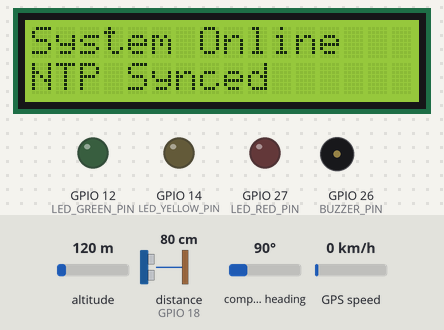
A program run on a simulated ESP32. Shown: 16×2 character LCD, output pins drawn as LEDs (lit = HIGH), buzzer (waves = sounding, pin HIGH). Wiring (inferred from the names in the program): ultrasonic range finder: trigger GPIO 5; echo GPIO 18. The test bench sets the inputs (shaded band); at power-on: distance to the obstacle (sensor on GPIO 18) 80 cm, altitude 120 m, compass heading 90°, GPS speed 0 km/h. The echo pulse lasts 58.3 µs per cm; WiFi joins after 1.5 s; servers stay silent unless stated; uploads are accepted with an empty reply; the local clock reads 2024-03-15 10:24:30 at power-on unless the program sets it; storage starts empty; the GPS gets a fix after 3 s at 37.7749, -122.4194 with 8 satellites; pins used as bus, display or sensor lines are not drawn; what the program prints to the serial monitor is not drawn.

Above: at 2.6 s.
At 5.7 s:
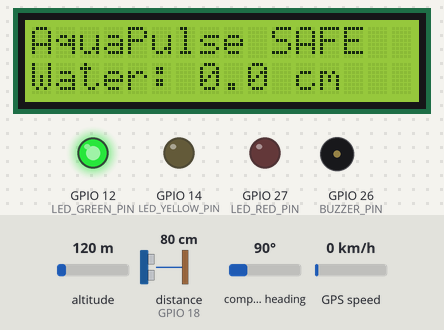
5.8 s: distance to the obstacle (sensor on GPIO 18) set to 22 cm
7.4 s: distance to the obstacle (sensor on GPIO 18) set to 18 cm
At 8.6 s:
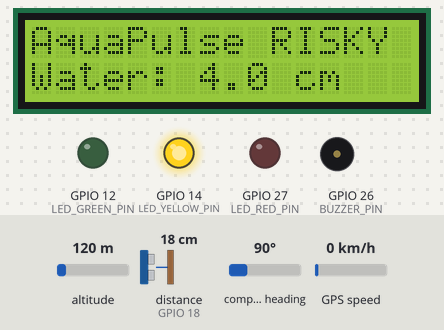
8.9 s: distance to the obstacle (sensor on GPIO 18) set to 14 cm
At 10.2 s:
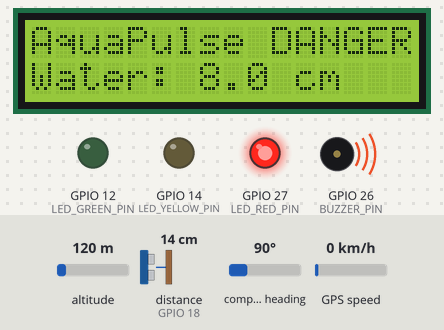
16.7 s: distance to the obstacle (sensor on GPIO 18) set to 35 cm
At 17.8 s:
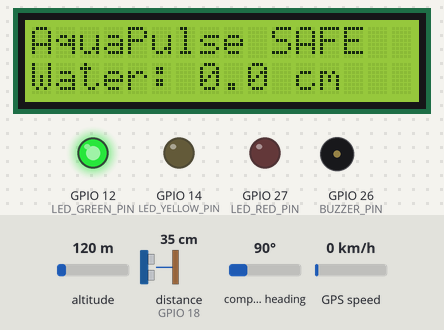
Timing chart, 0 to 19.7 s (numbered marks = the images above; inputs shaded):
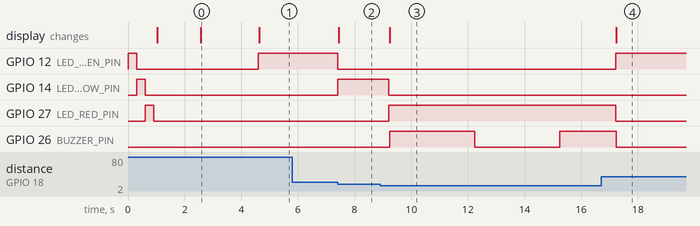

The program:

main.cpp
```cpp
#include <Arduino.h>
#include <esp_task_wdt.h>

#include "config.h"
#include "sensor.h"
#include "led.h"
#include "buzzer.h"
#include "gps.h"
#include "lcd.h"
#include "wifi_manager.h"
#include "api.h"

// Objects
UltrasonicSensor sensor(US_TRIG_PIN, US_ECHO_PIN);
LedController ledCtrl(LED_GREEN_PIN, LED_YELLOW_PIN, LED_RED_PIN);
BuzzerController buzzerCtrl(BUZZER_PIN);
GpsController gpsCtrl(GPS_RX_PIN, GPS_TX_PIN, GPS_BAUDRATE);
LcdController lcdCtrl(0x27);
WifiManager wifiMgr(WIFI_SSID, WIFI_PASSWORD);
ApiClient apiClient(API_BASE_URL, DEVICE_API_KEY);

// State Variables
float waterLevelCm = 0.0;
AlertStatus currentStatus = STATUS_UNKNOWN;
String detectedObject = "None";
unsigned long lastSensorReadTime = 0;
unsigned long lastApiUploadTime = 0;

// Function declarations
AlertStatus evaluateStatusByDistance(float distCm);
void processSerialCamInput();

void setup() {
    Serial.begin(115200);
    Serial.println("\n[SYSTEM] Starting Smart Water Logging Node...");

    // Initialize Watchdog
    esp_task_wdt_init(WATCHDOG_TIMEOUT_S, true);
    esp_task_wdt_add(NULL); // Add current thread to watchdog monitoring

    // Initialize modules
    ledCtrl.begin();
    ledCtrl.selfTest();

    buzzerCtrl.begin();
    sensor.begin();
    gpsCtrl.begin();
    lcdCtrl.begin();
    apiClient.begin();

    // WiFi Setup
    lcdCtrl.showMessage("WiFi Connecting", WIFI_SSID);
    if (wifiMgr.begin()) {
        lcdCtrl.showMessage("System Online", "NTP Synced");
    } else {
        lcdCtrl.showMessage("WiFi Failed", "Offline Mode");
    }
    delay(2000);
}

void loop() {
    // Feed the watchdog
    esp_task_wdt_reset();

    // Update GPS parser
    gpsCtrl.update();

    // Check WiFi reconnection
    wifiMgr.loop();

    // Process serial data from ESP32-CAM if connected
    processSerialCamInput();

    unsigned long now = millis();

    // 1. Measure water level every 1 second
    if (now - lastSensorReadTime >= SENSOR_READ_INTERVAL) {
        lastSensorReadTime = now;

        float dist = sensor.readDistanceCm();
        if (dist >= 0) {
            // Base mounting height of ultrasonic sensor: 22.0cm
            float sensorHeight = SENSOR_BASE_HEIGHT_CM;
            waterLevelCm = sensorHeight - dist;
            if (waterLevelCm < 0) waterLevelCm = 0.0; // clamp to 0

            currentStatus = evaluateStatusByDistance(dist);
        } else {
            currentStatus = STATUS_UNKNOWN;
        }

        // Update indicators & sync LCD immediately on every 200ms sensor read
        ledCtrl.setStatus(currentStatus);
        lcdCtrl.updateData(waterLevelCm, currentStatus, 0.0, 0.0, detectedObject, wifiMgr.getRSSI());
    }

    // Update buzzer siren (pulsing in Danger)
    buzzerCtrl.update(currentStatus == STATUS_DANGER);

    // 2. Upload telemetry continuously (every 5 seconds)
    if (now - lastApiUploadTime >= API_UPLOAD_INTERVAL) {
        lastApiUploadTime = now;

        GpsData gpsData = gpsCtrl.getData();

        // Prepare report
        TelemetryReport report;
        report.deviceId = DEVICE_ID;
        report.waterLevelCm = waterLevelCm;

        if (currentStatus == STATUS_SAFE) report.status = "SAFE";
        else if (currentStatus == STATUS_RISKY) report.status = "RISKY";
        else if (currentStatus == STATUS_DANGER) report.status = "DANGER";
        else report.status = "UNKNOWN";

        report.wifiRssi = wifiMgr.getRSSI();
        report.gpsSpeed = gpsData.speedKmph;
        report.latitude = gpsData.latitude;
        report.longitude = gpsData.longitude;

        // Perform uploads
        apiClient.sendTelemetry(report);

        if (gpsData.isValid) {
            apiClient.sendLocation(DEVICE_ID, gpsData.latitude, gpsData.longitude, gpsData.speedKmph);
        }

        // Check and upload SPIFFS cache
        apiClient.uploadOfflineCache();

        // Sync LCD Cache values
        lcdCtrl.updateData(
            waterLevelCm,
            currentStatus,
            gpsData.latitude,
            gpsData.longitude,
            detectedObject,
            wifiMgr.getRSSI()
        );
    }

    // 3. LCD screen rotation & rendering (every 5s internally)
    lcdCtrl.loop();
}

AlertStatus evaluateStatusByDistance(float distCm) {
    if (distCm < 0) return STATUS_UNKNOWN;
    // Sensor distance <= 17.0cm = DANGER
    if (distCm <= SENSOR_DIST_DANGER_CM) return STATUS_DANGER;
    // Sensor distance <= 20.0cm (17cm to 20cm range) = RISKY
    if (distCm <= SENSOR_DIST_RISKY_CM) return STATUS_RISKY;
    // Sensor distance > 20.0cm (up to 22.0cm base height) = SAFE
    return STATUS_SAFE;
}

void processSerialCamInput() {
    // Check if ESP32-CAM sent object data over Serial interface.
    // Format: CAM:object_name:confidence (e.g. CAM:car:0.94)
    if (Serial.available() > 0) {
        String data = Serial.readStringUntil('\n');
        data.trim();
        if (data.startsWith("CAM:")) {
            int firstColon = data.indexOf(':', 4);
            if (firstColon != -1) {
                String obj = data.substring(4, firstColon);
                String conf = data.substring(firstColon + 1);
                float confidence = conf.toFloat() * 100.0;
                detectedObject = obj + " " + String(confidence, 0) + "%";
                Serial.printf("[CAM UPDATE] Detected: %s\n", detectedObject.c_str());
            }
        }
    }
}
```

api.h
```cpp
#ifndef API_H
#define API_H

#include <Arduino.h>
#include <HTTPClient.h>
#include <ArduinoJson.h>
#include "SPIFFS.h"

struct TelemetryReport {
    String deviceId;
    float waterLevelCm;
    String status;
    int wifiRssi;
    float gpsSpeed;
    double latitude;
    double longitude;
};

class ApiClient {
private:
    String baseUrl;
    String apiKey;
    bool spiffsActive;
    const char* cacheFilePath;

public:
    /**
     * Constructor for Web Backend REST API client.
     */
    ApiClient(String url, String key);

    /**
     * Initializes file system storage for offline cache.
     */
    void begin();

    /**
     * Uploads telemetry reading. If connection fails, caches to flash.
     * @param report Telemetry details.
     */
    bool sendTelemetry(TelemetryReport report);

    /**
     * Uploads GPS location logs.
     */
    bool sendLocation(String deviceId, double lat, double lng, float speed);

    /**
     * Uploads any data stored offline during network outages.
     * Call this inside main loop when internet is verified.
     */
    void uploadOfflineCache();

private:
    /**
     * Saves telemetry data locally when offline.
     */
    void cacheOffline(TelemetryReport report);
};

#endif // API_H
```

buzzer.h
```cpp
#ifndef BUZZER_H
#define BUZZER_H

#include <Arduino.h>

class BuzzerController {
private:
    uint8_t pin;
    bool isActive;
    unsigned long lastToggleTime;
    bool toggleState;

public:
    /**
     * Constructor for active alarm buzzer.
     * @param buzzerPin HW pin connection.
     */
    BuzzerController(uint8_t buzzerPin);

    /**
     * Initializes buzzer hardware pin.
     */
    void begin();

    /**
     * Enables continuous alarm sound.
     */
    void turnOn();

    /**
     * Disables alarm.
     */
    void turnOff();

    /**
     * Non-blocking update method. Creates a pulsing warning siren.
     * Call this inside the main loop for non-blocking execution.
     * @param status Current evaluated alert status.
     */
    void update(bool isDanger);
};

#endif // BUZZER_H
```

gps.h
```cpp
#ifndef GPS_H
#define GPS_H

#include <Arduino.h>
#include <TinyGPS++.h>

struct GpsData {
    bool isValid;
    double latitude;
    double longitude;
    float speedKmph;
    uint8_t hour;
    uint8_t minute;
    uint8_t second;
    uint16_t year;
    uint8_t month;
    uint8_t day;
};

class GpsController {
private:
    uint8_t rxPin;
    uint8_t txPin;
    uint32_t baudRate;
    TinyGPSPlus gps;
    HardwareSerial gpsSerial;

public:
    /**
     * Constructor for NEO-6M GPS Module.
     * @param rx Pin connected to GPS TX.
     * @param tx Pin connected to GPS RX.
     * @param baud UART Baudrate (default 9600).
     */
    GpsController(uint8_t rx, uint8_t tx, uint32_t baud = 9600);

    /**
     * Starts the hardware serial connection to GPS.
     */
    void begin();

    /**
     * Feeds incoming characters from serial into parser.
     * Must be called constantly in loop.
     */
    void update();

    /**
     * Returns parsed GPS telemetry data.
     */
    GpsData getData();

    /**
     * Returns true if GPS has a 3D lock.
     */
    bool hasLock();
};

#endif // GPS_H
```

led.h
```cpp
#ifndef LED_H
#define LED_H

#include <Arduino.h>

enum AlertStatus {
    STATUS_SAFE,
    STATUS_RISKY,
    STATUS_DANGER,
    STATUS_UNKNOWN
};

class LedController {
private:
    uint8_t greenPin;
    uint8_t yellowPin;
    uint8_t redPin;

public:
    /**
     * Constructor for status LED indicators.
     */
    LedController(uint8_t green, uint8_t yellow, uint8_t red);

    /**
     * Initializes hardware pins.
     */
    void begin();

    /**
     * Set active LED based on current status.
     * @param status Current evaluated level status.
     */
    void setStatus(AlertStatus status);

    /**
     * Turn all indicator LEDs off.
     */
    void turnOffAll();

    /**
     * Run a self-test blink sequence.
     */
    void selfTest();
};

#endif // LED_H
```

sensor.h
```cpp
#ifndef SENSOR_H
#define SENSOR_H

#include <Arduino.h>

class UltrasonicSensor {
private:
    uint8_t trigPin;
    uint8_t echoPin;
    float maxDistanceCm;

public:
    /**
     * Constructor for the AJ-SR04M sensor.
     * @param trig Pin connected to Trig trigger line.
     * @param echo Pin connected to Echo response line.
     */
    UltrasonicSensor(uint8_t trig, uint8_t echo);

    /**
     * Initializer for sensor pins.
     */
    void begin();

    /**
     * Reads distance from the sensor in centimeters.
     * Returns -1.0 if read times out or is invalid.
     */
    float readDistanceCm();
};

#endif // SENSOR_H
```

wifi_manager.h
```cpp
#ifndef WIFI_H
#define WIFI_H

#include <Arduino.h>
#include <WiFi.h>

class WifiManager {
private:
    const char* ssid;
    const char* password;
    unsigned long lastReconnectAttempt;
    bool isNtpSynced;

public:
    /**
     * Constructor for WiFi Connection Handler.
     * @param ssid WiFi Network Name.
     * @param pwd WiFi Network Password.
     */
    WifiManager(const char* ssid, const char* pwd);

    /**
     * Connects to WiFi network and blocks until established.
     * @param timeoutMs Timeout in milliseconds (default 15s).
     */
    bool begin(uint32_t timeoutMs = 15000);

    /**
     * Non-blocking reconnection checks.
     * Call this inside main loop.
     */
    void loop();

    /**
     * Returns true if WiFi connection is active.
     */
    bool isConnected();

    /**
     * Returns signal strength in dBm.
     */
    int getRSSI();

    /**
     * Configures and synchronizes local time via NTP.
     */
    void syncTimeNTP();
};

#endif // WIFI_H
```

api.cpp
```cpp
#include "api.h"
#include "config.h"
#include <WiFi.h>
#include <WiFiClientSecure.h>
#include <esp_task_wdt.h>

ApiClient::ApiClient(String url, String key) {
    baseUrl = url;
    apiKey = key;
    spiffsActive = false;
    cacheFilePath = "/offline_cache.jsonl";
}

void ApiClient::begin() {
    // Mount SPIFFS with auto-format if corrupted
    if (SPIFFS.begin(true)) {
        spiffsActive = true;
        Serial.println("[SPIFFS] Storage Mounted successfully.");
    } else {
        Serial.println("[SPIFFS] Mount failed! Offline cache disabled.");
    }
}

bool ApiClient::sendTelemetry(TelemetryReport report) {
    if (WiFi.status() != WL_CONNECTED) {
        Serial.println("[API] No WiFi connection. Caching telemetry locally.");
        cacheOffline(report);
        return false;
    }

    WiFiClientSecure client;
    client.setInsecure(); // Skip SSL certificate check for HTTPS Supabase endpoint

    HTTPClient http;
    String url = String(SUPABASE_REST_URL) + "/status_logs";
    http.begin(client, url);

    // Set headers for Supabase REST API
    http.addHeader("Content-Type", "application/json");
    http.addHeader("apikey", SUPABASE_ANON_KEY);
    http.addHeader("Authorization", String("Bearer ") + String(SUPABASE_ANON_KEY));
    http.addHeader("Prefer", "return=minimal");

    // Create JSON Payload
    JsonDocument doc;
    doc["device_id"] = report.deviceId;
    doc["water_level_cm"] = report.waterLevelCm;
    doc["status"] = report.status;
    doc["wifi_rssi"] = report.wifiRssi;
    doc["gps_speed"] = report.gpsSpeed;

    String jsonString;
    serializeJson(doc, jsonString);

    Serial.print("[API] Pushing telemetry directly to Supabase Cloud: ");
    Serial.println(url);

    int httpResponseCode = http.POST(jsonString);
    bool success = false;

    if (httpResponseCode > 0) {
        Serial.print("[API] Supabase Response Code: ");
        Serial.println(httpResponseCode);
        if (httpResponseCode >= 200 && httpResponseCode < 300) {
            success = true;
        }
    } else {
        Serial.print("[API] Error Code: ");
        Serial.println(http.errorToString(httpResponseCode).c_str());
    }

    http.end();

    // Also update devices table status in Supabase
    if (success) {
        HTTPClient httpDev;
        String devUrl = String(SUPABASE_REST_URL) + "/devices?device_id=eq." + report.deviceId;
        httpDev.begin(client, devUrl);
        httpDev.addHeader("Content-Type", "application/json");
        httpDev.addHeader("apikey", SUPABASE_ANON_KEY);
        httpDev.addHeader("Authorization", String("Bearer ") + String(SUPABASE_ANON_KEY));

        JsonDocument devDoc;
        devDoc["status"] = report.status;
        String devJson;
        serializeJson(devDoc, devJson);
        httpDev.sendRequest("PATCH", (uint8_t*)devJson.c_str(), devJson.length());
        httpDev.end();
    }

    if (!success) {
        // Cache if server was unreachable or error occurred
        cacheOffline(report);
    }
    return success;
}

bool ApiClient::sendLocation(String deviceId, double lat, double lng, float speed) {
    if (WiFi.status() != WL_CONNECTED) {
        return false;
    }

    HTTPClient http;
    // Format parameters query string
    String url = baseUrl + "/location?device_id=" + deviceId +
                 "&latitude=" + String(lat, 6) +
                 "&longitude=" + String(lng, 6) +
                 "&speed=" + String(speed, 2);

    http.begin(url);
    http.addHeader("x-device-key", apiKey);

    Serial.print("[API] Syncing coordinates: ");
    Serial.println(url);

    int httpResponseCode = http.POST("");
    http.end();

    return (httpResponseCode >= 200 && httpResponseCode < 300);
}

void ApiClient::cacheOffline(TelemetryReport report) {
    if (!spiffsActive) return;

    File file = SPIFFS.open(cacheFilePath, FILE_APPEND);
    if (!file) {
        Serial.println("[SPIFFS] Failed to open cache file for appending!");
        return;
    }

    JsonDocument doc;
    doc["device_id"] = report.deviceId;
    doc["water_level_cm"] = report.waterLevelCm;
    doc["status"] = report.status;
    doc["wifi_rssi"] = report.wifiRssi;
    doc["gps_speed"] = report.gpsSpeed;
    doc["latitude"] = report.latitude;
    doc["longitude"] = report.longitude;

    serializeJson(doc, file);
    file.print("\n"); // JSON Lines separation
    file.close();
    Serial.println("[SPIFFS] Telemetry cached successfully.");
}

void ApiClient::uploadOfflineCache() {
    if (!spiffsActive || WiFi.status() != WL_CONNECTED) return;

    if (!SPIFFS.exists(cacheFilePath)) return;

    File file = SPIFFS.open(cacheFilePath, FILE_READ);
    if (!file) return;

    Serial.println("[SPIFFS] Found offline telemetry. Attempting sync...");

    // Create a temporary list of reports to send
    // Since reading and writing to the same file might cause issues, we read all line-by-line first.
    String line;
    int successCount = 0;
    int failCount = 0;
    int maxUploadsPerLoop = 5; // Prevent WDT resets by limiting batch size

    while (file.available() && successCount + failCount < maxUploadsPerLoop) {
        esp_task_wdt_reset(); // Feed the watchdog during long uploads

        line = file.readStringUntil('\n');
        line.trim();
        if (line.length() == 0) continue;

        JsonDocument doc;
        DeserializationError error = deserializeJson(doc, line);
        if (!error) {
            TelemetryReport report;
            report.deviceId = doc["device_id"].as<String>();
            report.waterLevelCm = doc["water_level_cm"].as<float>();
            report.status = doc["status"].as<String>();
            report.wifiRssi = doc["wifi_rssi"].as<int>();
            report.gpsSpeed = doc["gps_speed"].as<float>();
            report.latitude = doc["latitude"].as<double>();
            report.longitude = doc["longitude"].as<double>();

            // Try sending log status
            HTTPClient http;
            String url = baseUrl + "/status";
            http.begin(url);
            http.addHeader("Content-Type", "application/json");
            http.addHeader("x-device-key", apiKey);

            String jsonString;
            serializeJson(doc, jsonString);

            int resCode = http.POST(jsonString);
            http.end();

            if (resCode >= 200 && resCode < 300) {
                successCount++;
                // Sync location associated with it if present
                if (report.latitude != 0.0 && report.longitude != 0.0) {
                    sendLocation(report.deviceId, report.latitude, report.longitude, report.gpsSpeed);
                }
            } else {
                failCount++;
            }
        }
    }
    file.close();

    // Clear the cache file
    if (failCount == 0) {
        SPIFFS.remove(cacheFilePath);
        Serial.printf("[SPIFFS] Cache cleared. Successfully synced %d records.\n", successCount);
    } else {
        Serial.printf("[SPIFFS] Cache synced partial. Succeeded: %d, Failed: %d.\n", successCount, failCount);
    }
}
```

Source omitted: buzzer.cpp (1078 bytes), gps.cpp (1516 bytes), led.cpp (1452 bytes), sensor.cpp (1439 bytes), wifi_manager.cpp (1843 bytes), config.h (1373 bytes), lcd.h (1309 bytes), lcd.cpp (2461 bytes)

Measured:
- the behaviour switches between 21 and 20 cm on distance to the obstacle (sensor on GPIO 18) (found by bisection; images 1 and 2)
- the behaviour switches between 17 and 16 cm on distance to the obstacle (sensor on GPIO 18) (found by bisection; images 2 and 3)
- after the input at 7.4 s, GPIO 12 (LED_GREEN_PIN): HIGH → LOW at once; GPIO 14 (LED_YELLOW_PIN): LOW → HIGH at once; the display: changes at once (image 2)
- after the input at 8.9 s, GPIO 14 (LED_YELLOW_PIN): HIGH → LOW after 0.30 s; GPIO 27 (LED_RED_PIN): LOW → HIGH after 0.30 s; GPIO 26 (BUZZER_PIN): LOW → HIGH after 0.33 s, → LOW 3.0 s later, → HIGH 3.0 s later; the display: changes after 0.33 s (image 3)
- after the input at 16.7 s, GPIO 12 (LED_GREEN_PIN): LOW → HIGH after 0.51 s; GPIO 27 (LED_RED_PIN): HIGH → LOW after 0.51 s; GPIO 26 (BUZZER_PIN): HIGH → LOW after 0.55 s instead of 1.5 s; the display: changes after 0.55 s (image 4)
- what the display in image 0 shows lasts 2.0 s, from 2.6 s to 4.6 s
